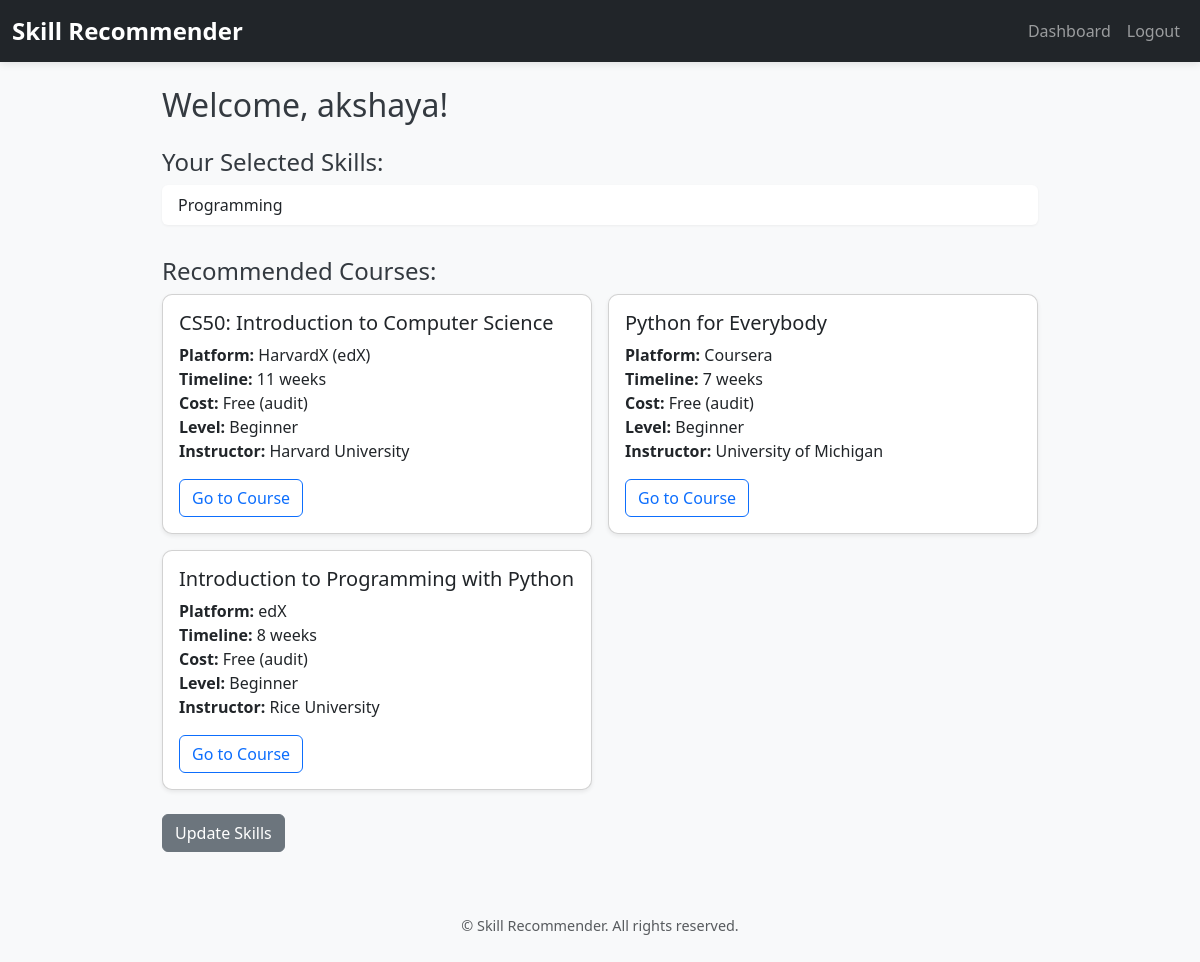
Screenshot of /dashboard (signed in) with the database file from the repository.
### tables this page shows
CREATE TABLE skills (
    id INTEGER PRIMARY KEY AUTOINCREMENT,
    name TEXT NOT NULL UNIQUE
);

CREATE TABLE courses (
    id INTEGER PRIMARY KEY AUTOINCREMENT,
    course_name TEXT NOT NULL,
    skill_id INTEGER,
    platform TEXT NOT NULL,
    url TEXT NOT NULL,
    timeline TEXT,
    cost TEXT,
    level TEXT,
    instructor TEXT,
    FOREIGN KEY(skill_id) REFERENCES skills(id)
);

### app.py (the view)
@app.route('/dashboard')
def dashboard():
    if 'user_id' not in session:
        return redirect(url_for('login'))
    user_id = session['user_id']
    username = session.get('username')
    conn = get_db()
    c = conn.cursor()
    c.execute("""
        SELECT s.name FROM user_skills us
        JOIN skills s ON us.skill_id = s.id
        WHERE us.user_id=?
    """, (user_id,))
    skills = [row['name'] for row in c.fetchall()]
    if skills:
        c.execute("SELECT skill_id FROM user_skills WHERE user_id=?", (user_id,))
        skill_ids = [row['skill_id'] for row in c.fetchall()]
        placeholders = ','.join('?' for _ in skill_ids)
        c.execute(f"SELECT * FROM courses WHERE skill_id IN ({placeholders})", skill_ids)
        recommended_courses = c.fetchall()
    else:
        recommended_courses = []
    conn.close()
    return render_template("dashboard.html", username=username, skills=skills, recommended_courses=recommended_courses)

### app.py (called while the page is built)
def get_db():
    conn = sqlite3.connect(DB)
    conn.row_factory = sqlite3.Row
    return conn

### templates/dashboard.html (shortened to what this page needs)
{% extends 'layout.html' %}
{% block content %}
<h2 class="mb-4">Welcome, {{ username }}!</h2>
<h4>Your Selected Skills:</h4>
{% if skills %}
<ul class="list-group mb-4">
    {% for skill in skills %}
    <li class="list-group-item">{{ skill }}</li>
    {% endfor %}
</ul>
{% else %}
<p class="text-muted mb-4">You have not selected any skills yet.</p>
{% endif %}
<h4>Recommended Courses:</h4>
{% if recommended_courses %}
<div class="row g-3">
    {% for course in recommended_courses %}
    <div class="col-md-6">
        <div class="card h-100 shadow-sm">
            <div class="card-body d-flex flex-column">
                <h5 class="card-title">{{ course['course_name'] }}</h5>
                <p class="card-text flex-grow-1">
                    <strong>Platform:</strong> {{ course['platform'] }}<br>
                    <strong>Timeline:</strong> {{ course['timeline'] }}<br>
                    <strong>Cost:</strong> {{ course['cost'] }}<br>
                    <strong>Level:</strong> {{ course['level'] }}<br>
                    <strong>Instructor:</strong> {{ course['instructor'] }}
                </p>
                <a href="{{ course['url'] }}" class="btn btn-outline-primary align-self-start mt-auto" target="_blank">
                    Go to Course
                </a>
            </div>
        </div>
    </div>
    {% endfor %}
</div>
{% else %}
<p class="text-muted">No course recommendations available. Please select skills to get recommendations.</p>
{% endif %}
<a href="{{ url_for('index') }}" class="btn btn-secondary mt-4">Update Skills</a>
{% endblock %}

### templates/layout.html (shortened to what this page needs)
<!DOCTYPE html>
<html lang="en">
<head>
    <link rel="stylesheet" href="https://cdn.jsdelivr.net/npm/bootstrap@5.3.0/dist/css/bootstrap.min.css" />
    <link rel="stylesheet" href="{{ url_for('static', filename='style.css') }}" />
</head>
<body>
    <nav class="navbar navbar-expand-lg navbar-dark bg-dark">
        <div class="container-fluid">
            <a class="navbar-brand" href="{{ url_for('index') }}">Skill Recommender</a>
            <div class="collapse navbar-collapse">
                <ul class="navbar-nav ms-auto">
                    {% if session.get('user_id') %}
                    <li class="nav-item">
                        <a class="nav-link" href="{{ url_for('dashboard') }}">Dashboard</a>
                    </li>
                    <li class="nav-item">
                        <a class="nav-link" href="{{ url_for('logout') }}">Logout</a>
                    </li>
                    {% else %}
                    <li class="nav-item"><a class="nav-link" href="{{ url_for('login') }}">Login</a></li>
                    <li class="nav-item"><a class="nav-link" href="{{ url_for('register') }}">Register</a></li>
                    {% endif %}
                </ul>
            </div>
        </div>
    </nav>
    <div class="container mt-4">
        {% block content %}{% endblock %}
    </div>
    <footer class="mt-5 mb-3 text-center text-muted">
    &copy; {{ current_year }} Skill Recommender. All rights reserved.
</footer>
</body>
</html>

### static/style.css (style rules this page uses)
body { background-color: #f8f9fa; font-family: 'Segoe UI', Tahoma, Geneva, Verdana, sans-serif; }
h2, h3, h4 { color: #343a40; }
.card { border-radius: 10px; box-shadow: 0 4px 8px rgba(0,0,0,0.1); transition: transform 0.2s ease-in-out; }
.navbar { box-shadow: 0 2px 8px rgba(0,0,0,0.1); }
.navbar-brand { font-weight: 700; font-size: 1.5rem; }
.list-group-item { border: none; border-radius: 8px; margin-bottom: 8px; background-color: #ffffff; box-shadow: 0 1px 3px rgba(0,0,0,0.05); }
.container { max-width: 900px; }
footer { text-align: center; padding: 15px 0; color: #6c757d; font-size: 0.9rem; margin-top: 40px; }

### rows the page displays
skills: name "Programming"
courses: course_name "CS50: Introduction to Computer Science", platform "HarvardX (edX)", timeline "11 weeks", cost "Free (audit)", level "Beginner", instructor "Harvard University"
courses: course_name "Python for Everybody", platform "Coursera", timeline "7 weeks", cost "Free (audit)", level "Beginner", instructor "University of Michigan"
courses: course_name "Introduction to Programming with Python", platform "edX", timeline "8 weeks", cost "Free (audit)", level "Beginner", instructor "Rice University"

### other values shown
{{ username }} "akshaya"
